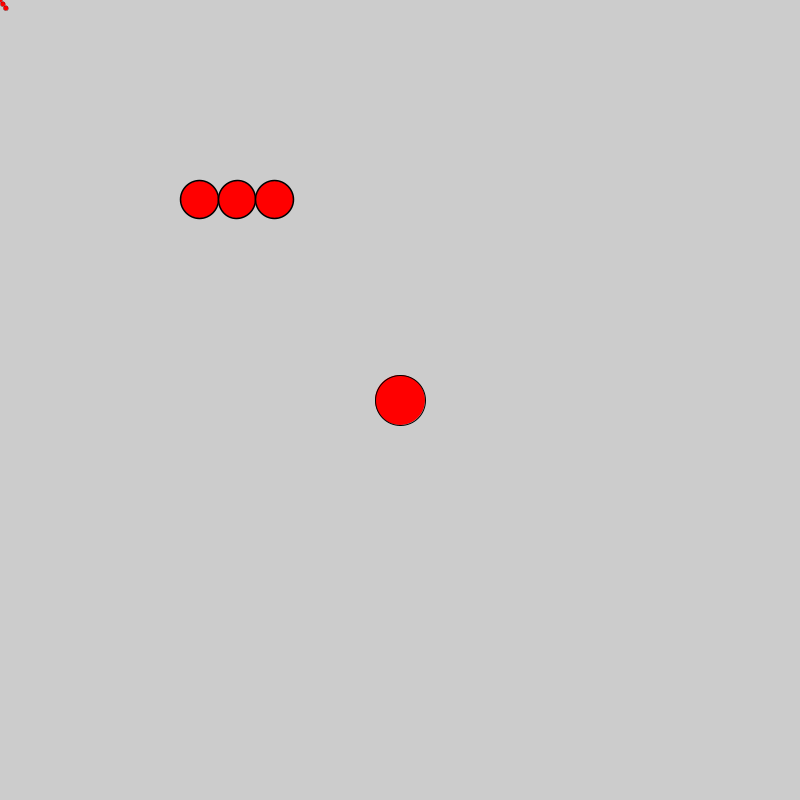
Frame 1 (no input)
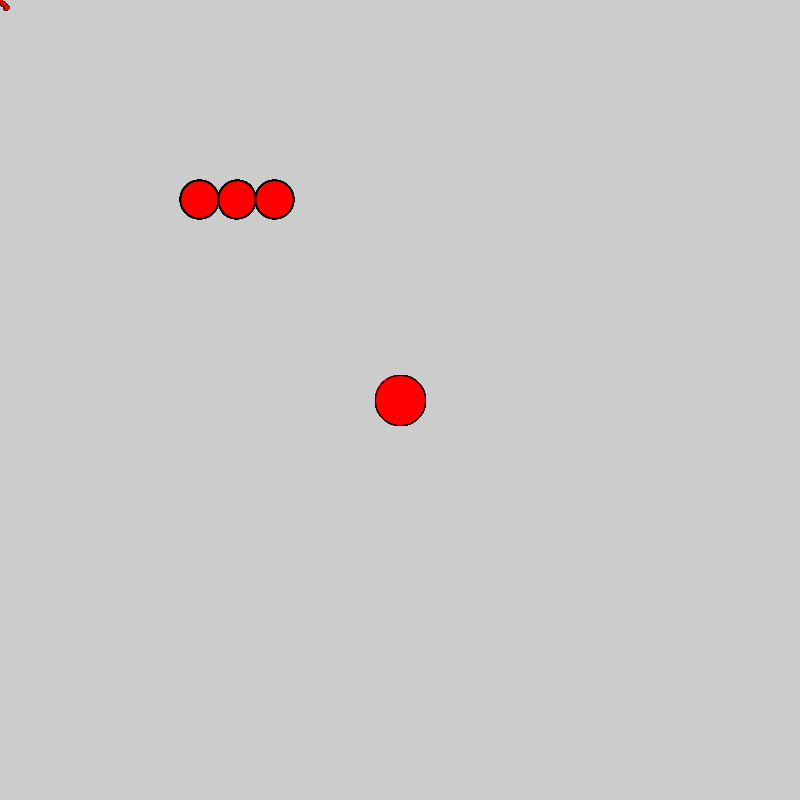
Frame 60 (the mouse pressed at the canvas centre just before this capture)
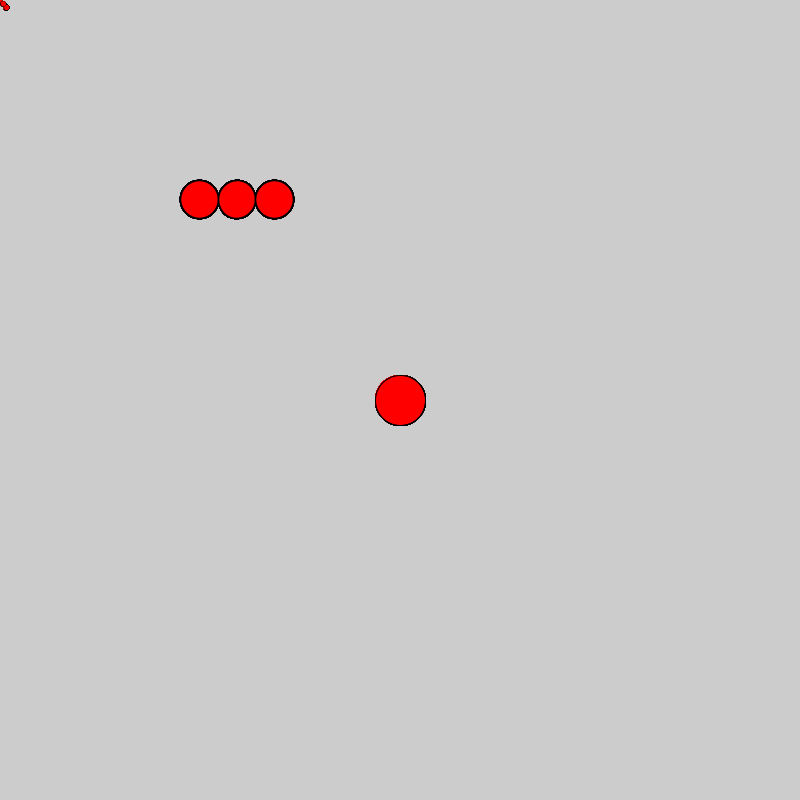
Frame 120 (the mouse held since frame 60 and released just before this capture)

The Processing sketch that drew these frames (run headless with seeded random() and noise(); from frame 60 on, the mouse is pressed at the canvas centre):

// Processing sketch: sketch_171013a
// ── sketch_171013a.pde
void setup() {
  size(800, 800);
}

void draw() {  
  pushMatrix();  
  translate(mouseX, mouseY);
  scale(.2);
  rotate(radians(-second()*6));
  fill(255, 0, 0);  
  ellipse(0, 0, 25, 25);   
  ellipse(0, 25, 25, 25);  
  ellipse(0, 50, 25, 25);  
  popMatrix();

  ellipse(width/2, height/2, 50, 50);

  pushMatrix();  
  scale(1.5);
  translate(width/6, height/6);
  rotate(radians(270));
  fill(255, 0, 0);  
  ellipse(0, 0, 25, 25);   
  ellipse(0, 25, 25, 25);  
  ellipse(0, 50, 25, 25);  
  popMatrix();
}
